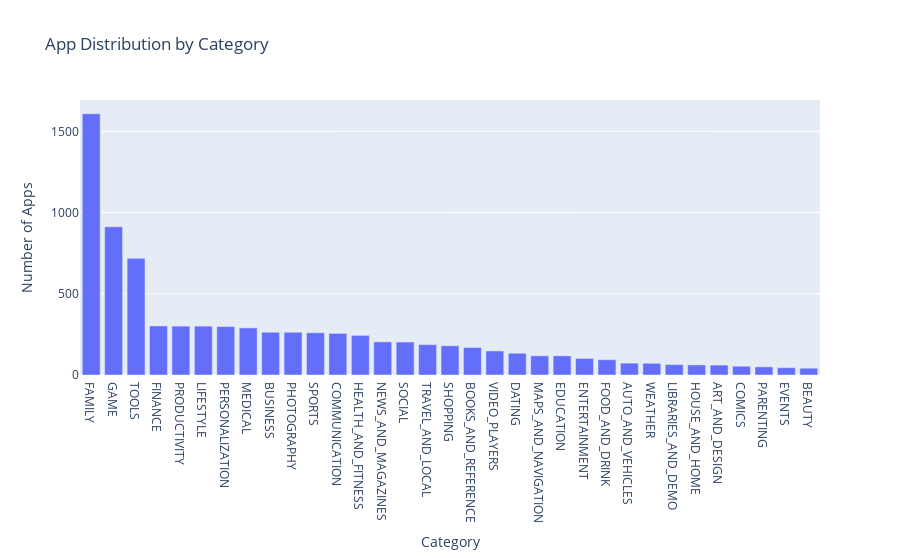

Notebook code for this chart:
### Code cell
# Category Exploration: Investigate app distribution across categories
category_counts = apps_df['Category'].value_counts()

# Plot category distribution using Plotly
fig = px.bar(category_counts, x=category_counts.index, y=category_counts.values,
            labels={'x': 'Category', 'y': 'Number of Apps'},
            title='App Distribution by Category')
fig.update_layout(xaxis_title='Category', yaxis_title='Number of Apps')
fig.show()

### Figure 1 — Plotly figure (JSON) as saved in the notebook; plotly's stock layout.template omitted (floating-point values rounded to 4 significant figures)
{"data": [{"alignmentgroup": "True", "hovertemplate": "index=%{x}<br>Number of Apps=%{y}<extra></extra>", "legendgroup": "", "marker": {"color": "#636efa", "pattern": {"shape": ""}}, "name": "", "offsetgroup": "", "orientation": "v", "showlegend": false, "textposition": "auto", "type": "bar", "x": ["FAMILY", "GAME", "TOOLS", "FINANCE", "PRODUCTIVITY", "LIFESTYLE", "PERSONALIZATION", "MEDICAL", "BUSINESS", "PHOTOGRAPHY", "SPORTS", "COMMUNICATION", "HEALTH_AND_FITNESS", "NEWS_AND_MAGAZINES", "SOCIAL", "TRAVEL_AND_LOCAL", "SHOPPING", "BOOKS_AND_REFERENCE", "VIDEO_PLAYERS", "DATING", "MAPS_AND_NAVIGATION", "EDUCATION", "ENTERTAINMENT", "FOOD_AND_DRINK", "AUTO_AND_VEHICLES", "WEATHER", "LIBRARIES_AND_DEMO", "HOUSE_AND_HOME", "ART_AND_DESIGN", "COMICS", "PARENTING", "EVENTS", "BEAUTY"], "xaxis": "x", "y": [1608, 912, 718, 302, 301, 301, 298, 290, 263, 263, 260, 256, 244, 204, 203, 187, 180, 169, 148, 134, 118, 118, 102, 94, 73, 72, 64, 62, 61, 54, 50, 45, 42], "yaxis": "y"}], "layout": {"barmode": "relative", "legend": {"tracegroupgap": 0}, "title": {"text": "App Distribution by Category"}, "xaxis": {"anchor": "y", "domain": [0, 1], "title": {"text": "Category"}}, "yaxis": {"anchor": "x", "domain": [0, 1], "title": {"text": "Number of Apps"}}}}
